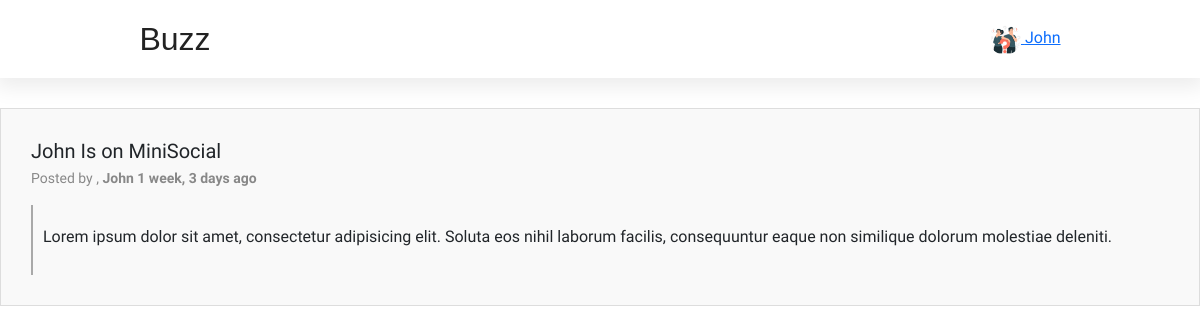
Screenshot of /post/6 (signed in) with the database file from the repository.
### base/models.py (models this page shows, shortened)
class Profile(models.Model):
  bio = models.CharField(max_length=40)
  owner = models.OneToOneField(User,on_delete= models.CASCADE)
  image = models.ImageField(default='default.jpg', upload_to='profile_pics')

class Post(models.Model):
  author = models.ForeignKey(User , on_delete=models.CASCADE)
  title = models.CharField(max_length=50)
  body = models.TextField()
  updated = models.DateTimeField(auto_now=True)
  created = models.DateTimeField(auto_now_add=True)
  class Meta:
    ordering = ['-created','-updated']

### base/views.py (the view)
# urls.py: path("post/<str:pk>" , views.post , name = "post"),
@login_required(login_url="login")
def post(request,pk):
 single_post = Post.objects.get(id=pk)
 title = "View-Post "
 context = { 'post': single_post ,'title':title}
 return render (request,'base/post.html' ,context)

### base/templates/base/post.html
 {% extends 'main.html' %}
 {% block content %}
    <section class="blog-details">
        <div class="blog-content">
            <h3 class="blog-title"> {{ post.title }}</h3>
            <p class="blog-meta"> Posted by ,
            <span class="blog-author"> {{ post.author.username }}</span>
            <span class="blog-date">{{ post.created|timesince }} ago </span></p>
          <div class="main-blog">
            <p class="blog-description"> {{ post.body }}</p>
            </div>
        </div>
  </section>
{% endblock content %}

### templates/nav.html (shortened to what this page needs)
<header class="header">
        <div class="logo">Buzz</div>
        <nav class="desk-top-nav">
            <ul>
                <li><a href="{% url 'home' %}">Home</a></li>
                {% if request.user.is_authenticated %}
                <li><a href="{% url 'create-post'%}">Create</a></li>
                <li><a href="{% url 'profile' request.user.username %}">Profile</a></li>
                <li><a href="{% url 'logout'%}">Logout</a></li>
                {% else %}
                <li><a href="{% url 'login'%}">Login</a></li>
                {% endif %}
            </ul>
        </nav>
     {% if user.is_authenticated%}
        <div class="user-avatar" id="usr-image">
           <a href="{% url 'profile' request.user.id %}">
        <img src="{{ request.user.profile.image.url }}" alt="User Avatar"/>
        <span>{{ request.user.username }}</span></a>
        </div>
        {% endif %}
    </header>

### base/static/base/css/main.css (style rules this page uses)
* { margin: 0; padding: 0; box-sizing: border-box; font-family: "Proza Libre", sans-serif; }
body { position: relative; }
.header { background-color: #fff; display: flex; justify-content: space-around; align-items: center; padding: 15px 20px; width: 100%; z-index: 999; box-shadow: 0 5px 20px 4px rgba(0, 0, 0, 0.08); }
.logo { font-size: 2rem; color: #222; font-family: "TypoSlabserif-Light", sans-serif; }
.desk-top-nav ul { list-style: none; display: flex; gap: 20px; }
.desk-top-nav { margin: 0; display: block; }
.desk-top-nav a { text-decoration: none; color: #fff; font-size: 18px; }
.user-avatar img { width: 32px; height: 32px; border-radius: 50%; }
.blog-details { background-color: #f9f9f9; padding: 20px; border: 1px solid #ddd; margin-top: 20px; }
.blog-title { font-size: 20px; margin: 0; }
.blog-meta { font-size: 14px; color: #888; margin-top: 5px; }
.blog-author, .blog-date { font-weight: bold; }
.blog-description { margin-top: 10px; }
.main-blog { padding: 10px; border-left: 2px solid darkgrey; }
@media screen and (min-width: 769px) { .blog-details { padding: 30px; margin-top: 30px; } }

### rows the page displays
Post: title "John Is on MiniSocial", author.username "John", created "1 week, 3 days", body "Lorem ipsum dolor sit amet, consectetur adipisicing elit. Soluta eos nihil laborum facilis, consequuntur eaque non similique dolorum molestiae deleniti."

### other values shown
{{ request.user.username }} "John"
